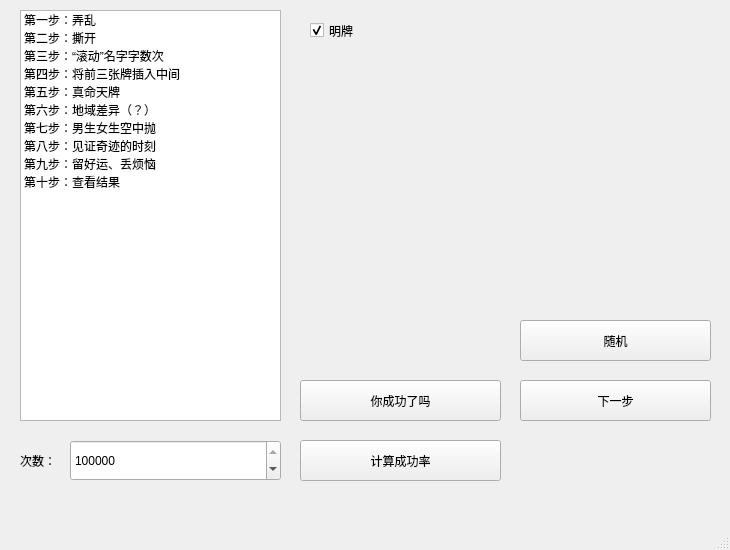
<?xml version="1.0" encoding="UTF-8"?>
<ui version="4.0">
 <class>MainWindow</class>
 <widget class="QMainWindow" name="MainWindow">
  <property name="geometry">
   <rect>
    <x>0</x>
    <y>0</y>
    <width>730</width>
    <height>550</height>
   </rect>
  </property>
  <property name="windowTitle">
   <string>亲自体验刘谦的魔术</string>
  </property>
  <widget class="QWidget" name="centralwidget">
   <widget class="QStackedWidget" name="pages">
    <property name="geometry">
     <rect>
      <x>290</x>
      <y>200</y>
      <width>221</width>
      <height>231</height>
     </rect>
    </property>
    <property name="currentIndex">
     <number>9</number>
    </property>
    <widget class="QWidget" name="page">
     <widget class="QPushButton" name="mess">
      <property name="geometry">
       <rect>
        <x>10</x>
        <y>180</y>
        <width>201</width>
        <height>41</height>
       </rect>
      </property>
      <property name="text">
       <string>弄乱</string>
      </property>
     </widget>
    </widget>
    <widget class="QWidget" name="page_2">
     <widget class="QPushButton" name="split">
      <property name="geometry">
       <rect>
        <x>10</x>
        <y>180</y>
        <width>201</width>
        <height>41</height>
       </rect>
      </property>
      <property name="text">
       <string>撕开</string>
      </property>
     </widget>
     <widget class="QPushButton" name="fold">
      <property name="geometry">
       <rect>
        <x>10</x>
        <y>120</y>
        <width>201</width>
        <height>41</height>
       </rect>
      </property>
      <property name="text">
       <string>折叠</string>
      </property>
     </widget>
    </widget>
    <widget class="QWidget" name="page_3">
     <widget class="QLineEdit" name="name_length">
      <property name="geometry">
       <rect>
        <x>10</x>
        <y>120</y>
        <width>201</width>
        <height>41</height>
       </rect>
      </property>
      <property name="text">
       <string>3</string>
      </property>
     </widget>
     <widget class="QPushButton" name="name_ok">
      <property name="geometry">
       <rect>
        <x>10</x>
        <y>180</y>
        <width>201</width>
        <height>41</height>
       </rect>
      </property>
      <property name="text">
       <string>确定</string>
      </property>
     </widget>
     <widget class="QLabel" name="label">
      <property name="geometry">
       <rect>
        <x>10</x>
        <y>70</y>
        <width>201</width>
        <height>41</height>
       </rect>
      </property>
      <property name="text">
       <string>名字字数：</string>
      </property>
     </widget>
    </widget>
    <widget class="QWidget" name="page_4">
     <widget class="QLabel" name="label_2">
      <property name="geometry">
       <rect>
        <x>10</x>
        <y>70</y>
        <width>201</width>
        <height>41</height>
       </rect>
      </property>
      <property name="text">
       <string>插入位置：</string>
      </property>
     </widget>
     <widget class="QLineEdit" name="insert_pos">
      <property name="geometry">
       <rect>
        <x>10</x>
        <y>120</y>
        <width>201</width>
        <height>41</height>
       </rect>
      </property>
      <property name="text">
       <string>3</string>
      </property>
     </widget>
     <widget class="QPushButton" name="insert_ok">
      <property name="geometry">
       <rect>
        <x>10</x>
        <y>180</y>
        <width>201</width>
        <height>41</height>
       </rect>
      </property>
      <property name="text">
       <string>确定</string>
      </property>
     </widget>
    </widget>
    <widget class="QWidget" name="page_5">
     <widget class="QPushButton" name="choose">
      <property name="geometry">
       <rect>
        <x>10</x>
        <y>180</y>
        <width>201</width>
        <height>41</height>
       </rect>
      </property>
      <property name="text">
       <string>真命天牌</string>
      </property>
     </widget>
    </widget>
    <widget class="QWidget" name="page_6">
     <widget class="QPushButton" name="area_ok">
      <property name="geometry">
       <rect>
        <x>10</x>
        <y>180</y>
        <width>201</width>
        <height>41</height>
       </rect>
      </property>
      <property name="text">
       <string>确定</string>
      </property>
     </widget>
     <widget class="QRadioButton" name="south">
      <property name="geometry">
       <rect>
        <x>10</x>
        <y>10</y>
        <width>181</width>
        <height>41</height>
       </rect>
      </property>
      <property name="text">
       <string>南方人（一张）</string>
      </property>
     </widget>
     <widget class="QRadioButton" name="north">
      <property name="geometry">
       <rect>
        <x>10</x>
        <y>50</y>
        <width>181</width>
        <height>41</height>
       </rect>
      </property>
      <property name="text">
       <string>北方人（两张）</string>
      </property>
     </widget>
     <widget class="QLabel" name="label_3">
      <property name="geometry">
       <rect>
        <x>10</x>
        <y>130</y>
        <width>71</width>
        <height>41</height>
       </rect>
      </property>
      <property name="text">
       <string>插入位置：</string>
      </property>
     </widget>
     <widget class="QLineEdit" name="insert_area">
      <property name="geometry">
       <rect>
        <x>80</x>
        <y>130</y>
        <width>131</width>
        <height>41</height>
       </rect>
      </property>
      <property name="text">
       <string>3</string>
      </property>
     </widget>
     <widget class="QRadioButton" name="no_area">
      <property name="geometry">
       <rect>
        <x>10</x>
        <y>90</y>
        <width>181</width>
        <height>41</height>
       </rect>
      </property>
      <property name="text">
       <string>不确定（三张）</string>
      </property>
     </widget>
    </widget>
    <widget class="QWidget" name="page_7">
     <widget class="QRadioButton" name="male">
      <property name="geometry">
       <rect>
        <x>10</x>
        <y>40</y>
        <width>151</width>
        <height>41</height>
       </rect>
      </property>
      <property name="text">
       <string>男生（一张）</string>
      </property>
     </widget>
     <widget class="QRadioButton" name="female">
      <property name="geometry">
       <rect>
        <x>10</x>
        <y>80</y>
        <width>151</width>
        <height>41</height>
       </rect>
      </property>
      <property name="text">
       <string>女生（两张）</string>
      </property>
     </widget>
     <widget class="QPushButton" name="sex">
      <property name="geometry">
       <rect>
        <x>10</x>
        <y>180</y>
        <width>201</width>
        <height>41</height>
       </rect>
      </property>
      <property name="text">
       <string>撒到空中去</string>
      </property>
     </widget>
     <widget class="QSpinBox" name="sex_count">
      <property name="geometry">
       <rect>
        <x>10</x>
        <y>120</y>
        <width>201</width>
        <height>41</height>
       </rect>
      </property>
     </widget>
    </widget>
    <widget class="QWidget" name="page_8">
     <widget class="QPushButton" name="sanae">
      <property name="geometry">
       <rect>
        <x>10</x>
        <y>180</y>
        <width>201</width>
        <height>41</height>
       </rect>
      </property>
      <property name="text">
       <string>见证奇迹的时刻</string>
      </property>
     </widget>
    </widget>
    <widget class="QWidget" name="page_9">
     <widget class="QPushButton" name="throw_or_catch">
      <property name="geometry">
       <rect>
        <x>10</x>
        <y>180</y>
        <width>201</width>
        <height>41</height>
       </rect>
      </property>
      <property name="text">
       <string>好运留下来</string>
      </property>
     </widget>
    </widget>
    <widget class="QWidget" name="page_10">
     <widget class="QPushButton" name="judge">
      <property name="geometry">
       <rect>
        <x>10</x>
        <y>180</y>
        <width>201</width>
        <height>41</height>
       </rect>
      </property>
      <property name="text">
       <string>你成功了吗</string>
      </property>
     </widget>
    </widget>
   </widget>
   <widget class="QListWidget" name="step">
    <property name="geometry">
     <rect>
      <x>20</x>
      <y>10</y>
      <width>261</width>
      <height>411</height>
     </rect>
    </property>
    <property name="currentRow">
     <number>-1</number>
    </property>
    <item>
     <property name="text">
      <string>第一步：弄乱</string>
     </property>
    </item>
    <item>
     <property name="text">
      <string>第二步：撕开</string>
     </property>
    </item>
    <item>
     <property name="text">
      <string>第三步：“滚动”名字字数次</string>
     </property>
    </item>
    <item>
     <property name="text">
      <string>第四步：将前三张牌插入中间</string>
     </property>
    </item>
    <item>
     <property name="text">
      <string>第五步：真命天牌</string>
     </property>
    </item>
    <item>
     <property name="text">
      <string>第六步：地域差异（？）</string>
     </property>
    </item>
    <item>
     <property name="text">
      <string>第七步：男生女生空中抛</string>
     </property>
    </item>
    <item>
     <property name="text">
      <string>第八步：见证奇迹的时刻</string>
     </property>
    </item>
    <item>
     <property name="text">
      <string>第九步：留好运、丢烦恼</string>
     </property>
    </item>
    <item>
     <property name="text">
      <string>第十步：查看结果</string>
     </property>
    </item>
   </widget>
   <widget class="QPushButton" name="next_step">
    <property name="geometry">
     <rect>
      <x>520</x>
      <y>380</y>
      <width>191</width>
      <height>41</height>
     </rect>
    </property>
    <property name="text">
     <string>下一步</string>
    </property>
   </widget>
   <widget class="QCheckBox" name="show">
    <property name="geometry">
     <rect>
      <x>310</x>
      <y>10</y>
      <width>291</width>
      <height>41</height>
     </rect>
    </property>
    <property name="text">
     <string>明牌</string>
    </property>
    <property name="checked">
     <bool>true</bool>
    </property>
   </widget>
   <widget class="QPushButton" name="bench">
    <property name="geometry">
     <rect>
      <x>300</x>
      <y>440</y>
      <width>201</width>
      <height>41</height>
     </rect>
    </property>
    <property name="text">
     <string>计算成功率</string>
    </property>
   </widget>
   <widget class="QSpinBox" name="calc_times">
    <property name="geometry">
     <rect>
      <x>70</x>
      <y>440</y>
      <width>211</width>
      <height>41</height>
     </rect>
    </property>
    <property name="minimum">
     <number>1</number>
    </property>
    <property name="maximum">
     <number>1000000000</number>
    </property>
    <property name="value">
     <number>5000000</number>
    </property>
   </widget>
   <widget class="QLabel" name="label_4">
    <property name="geometry">
     <rect>
      <x>20</x>
      <y>440</y>
      <width>51</width>
      <height>41</height>
     </rect>
    </property>
    <property name="text">
     <string>次数：</string>
    </property>
   </widget>
   <widget class="QPushButton" name="rand">
    <property name="geometry">
     <rect>
      <x>520</x>
      <y>320</y>
      <width>191</width>
      <height>41</height>
     </rect>
    </property>
    <property name="text">
     <string>随机</string>
    </property>
   </widget>
  </widget>
  <widget class="QStatusBar" name="statusbar"/>
 </widget>
 <resources/>
 <connections/>
</ui>
